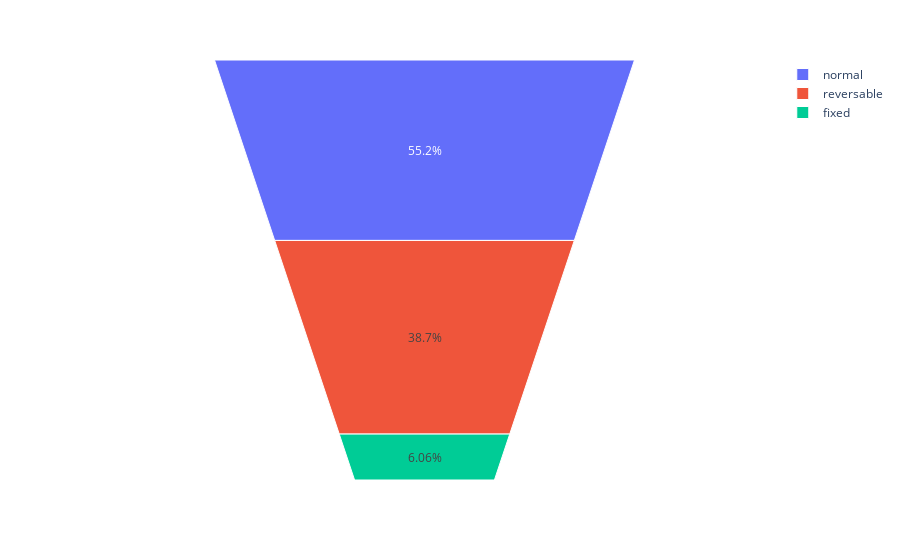

The notebook cell saved with this chart:
### Code cell
fig = px.funnel_area(data_frame=df,names='Thal')
fig.show()

### Figure 1 — Plotly figure (JSON) as saved in the notebook; plotly's stock layout.template omitted (floating-point values rounded to 4 significant figures; data arrays with more than 128 entries replaced by an {"elided": "..."} marker saying what was removed)
{"data": [{"domain": {"x": [0, 1], "y": [0, 1]}, "hoverlabel": {"namelength": 0}, "hovertemplate": "Thal=%{label}", "labels": {"elided": "297 str values"}, "legendgroup": "", "name": "", "showlegend": true, "type": "funnelarea"}], "layout": {"legend": {"tracegroupgap": 0}, "margin": {"t": 60}}}
